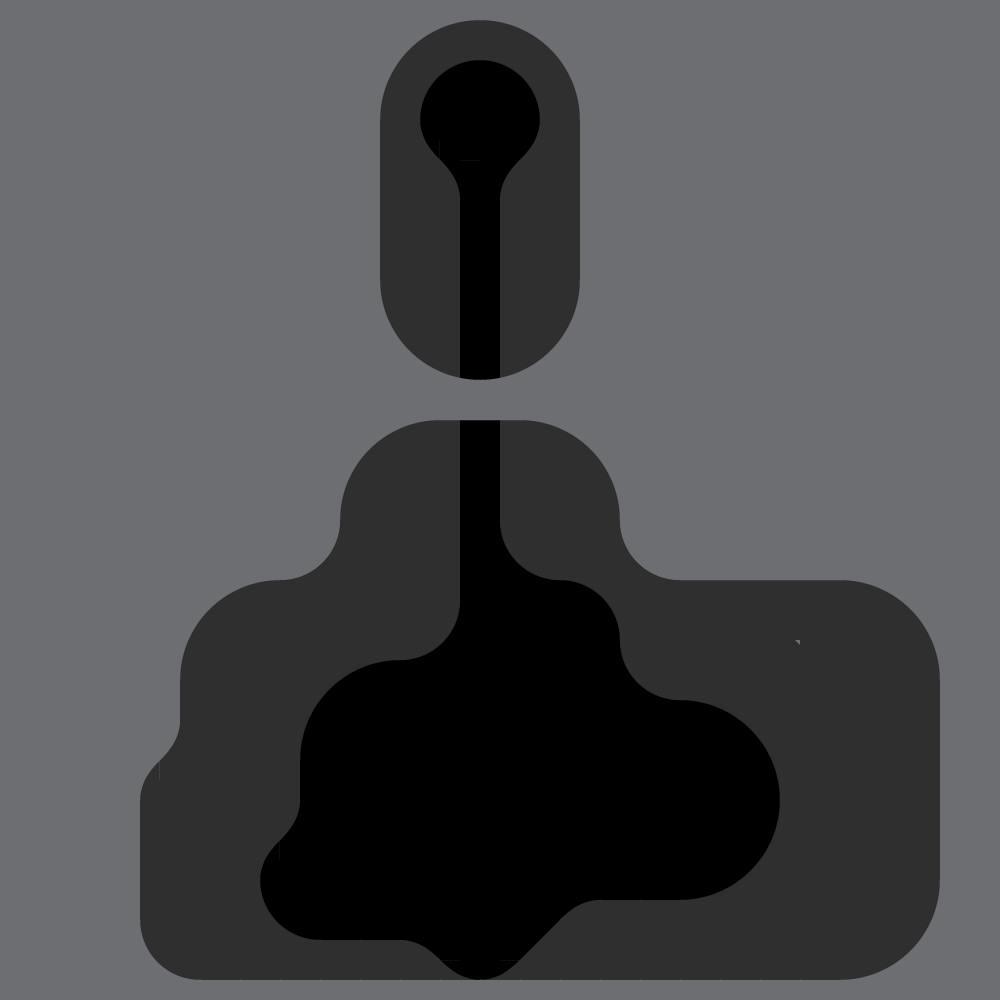

Rendered tile map (Tiled .tmx) drawn with the repository's tilesets; below, a short description and the map source with its tile grids summarised:
An orthogonal 25x25 tile map with 40x40 px tiles, 2 tile layers (layer 1, layer 2), 2 hidden layers not drawn.

<map version="1.0" orientation="orthogonal" renderorder="right-down" width="25" height="25" tilewidth="40" tileheight="40" nextobjectid="1">
 <tileset firstgid="1" name="tileset_gray-01" tilewidth="40" tileheight="40">
  <image source="../../../../Files/Level System/tileset_gray-01.png" width="480" height="480" />
 </tileset>
 <imagelayer name="reference image" visible="0" opacity="0.47">
  <image source="level_01_structure_07.png" />
 </imagelayer>
 <layer name="test layer" width="25" height="25" visible="0">
  <data>[625 cells, 145 non-empty, 144 distinct tile ids]</data>
 </layer>
 <layer name="layer 1" width="25" height="25" opacity="0.43">
  <data>[625 cells, 570 non-empty, 62 distinct tile ids]</data>
 </layer>
 <layer name="layer 2" width="25" height="25">
  <data>[625 cells, 443 non-empty, 55 distinct tile ids]</data>
 </layer>
</map>